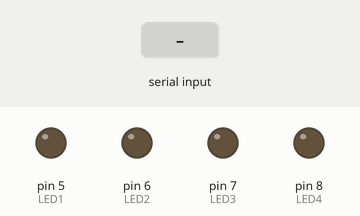
Recording of a sketch running on a simulated Arduino Uno, built with avr-gcc and run on an emulated ATmega328P. Parts: output pins drawn as LEDs (lit = HIGH). The inputs (shaded band) are chosen by the test bench.

Above: at 1.2 s.
1.3 s: "LED1_ON" received over Serial
At 3.5 s:
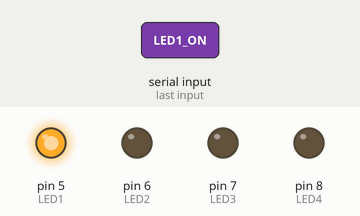
3.8 s: "LED2_ON" received over Serial
At 5.5 s:
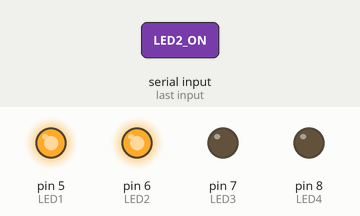
6.3 s: "LED1_OFF" received over Serial
At 8.5 s:
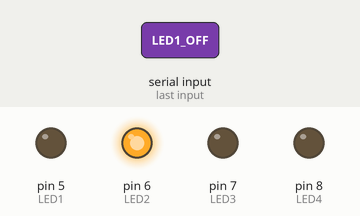
8.8 s: "LED3_ON" received over Serial
At 10.6 s:
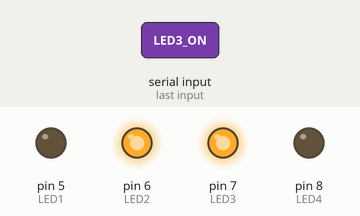
11.3 s: "LED2_OFF" received over Serial
At 13.5 s:
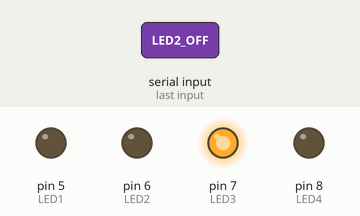
13.8 s: "LED4_ON" received over Serial
At 15.6 s:
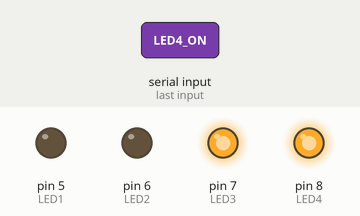
Timing chart, 0 to 17.1 s (numbered marks = the images above; inputs shaded):
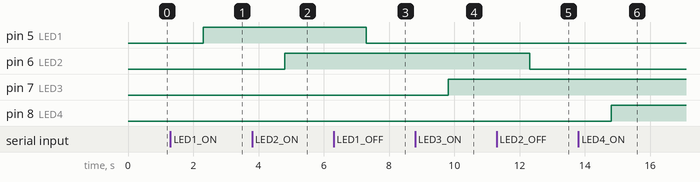

The sketch:

Arduino_HomeAutomation.ino
```cpp
const int LED1 = 5;
const int LED2 = 6;
const int LED3 = 7;
const int LED4 = 8;

void setup() {
  Serial.begin(9600);
  pinMode(LED1,OUTPUT);
  pinMode(LED2,OUTPUT);
  pinMode(LED3,OUTPUT);
  pinMode(LED4,OUTPUT);

}

void loop() {

  if(Serial.available()){
    String value = Serial.readString();
    value.trim();

    if(value == "LED1_ON"){
      digitalWrite(LED1,HIGH);
    }
    else if(value == "LED1_OFF"){
      digitalWrite(LED1,LOW);
    }
    else if(value == "LED2_ON"){
      digitalWrite(LED2,HIGH);
    }
    else if(value == "LED2_OFF"){
      digitalWrite(LED2,LOW);
    }
    else if(value == "LED3_ON"){
      digitalWrite(LED3,HIGH);
    }
    else if(value == "LED3_OFF"){
      digitalWrite(LED3,LOW);
    }
    else if(value == "LED4_ON"){
      digitalWrite(LED4,HIGH);
    }
    else if(value == "LED4_OFF"){
      digitalWrite(LED4,LOW);
    }
  }

}
```

Measured:
- after the input at 1.3 s, pin 5 (LED1): LOW → HIGH after 1.0 s
- after the input at 3.8 s, pin 6 (LED2): LOW → HIGH after 1.0 s
- after the input at 6.3 s, pin 5 (LED1): HIGH → LOW after 1.0 s
- after the input at 8.8 s, pin 7 (LED3): LOW → HIGH after 1.0 s
- after the input at 11.3 s, pin 6 (LED2): HIGH → LOW after 1.0 s
- after the input at 13.8 s, pin 8 (LED4): LOW → HIGH after 1.0 s
